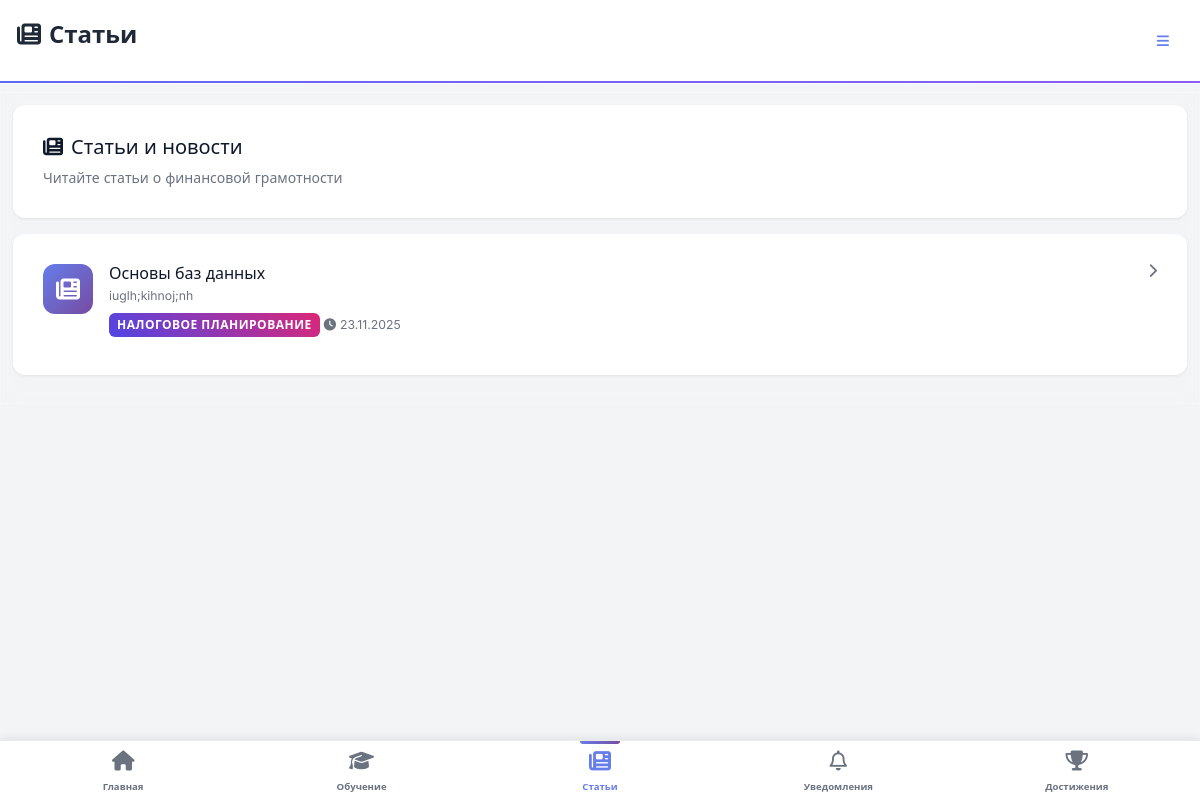
/articles/ (signed in), run on an earlier commit of the app's database.
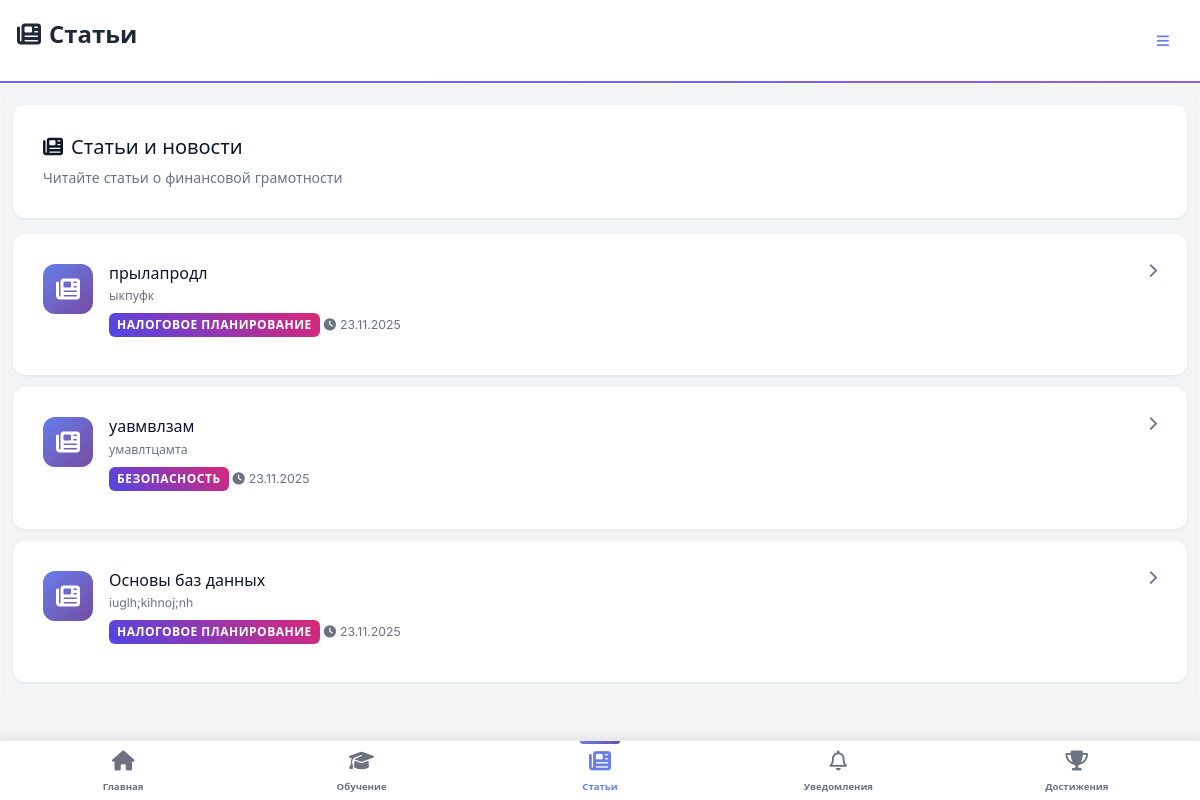
And on a later commit of the database.
### game/models.py (models this page shows, shortened)
class Article(models.Model):
    title = models.CharField(max_length=200)
    content = models.TextField()
    topic = models.ForeignKey(Topic, on_delete=models.CASCADE)
    created_at = models.DateTimeField(auto_now_add=True)

class Topic(models.Model):
    MAIN_CATEGORIES = [
        ('basics', 'Основы финансов'),
        ('security', 'Безопасность'),
        ('investments', 'Инвестиции'),
        ('planning', 'Планирование'),
    ]
    name = models.CharField(max_length=100, unique=True)
    description = models.TextField(blank=True)
    icon = models.CharField(max_length=50, default="fa-graduation-cap")  # для иконок (Font Awesome)
    main_category = models.CharField(max_length=20, choices=MAIN_CATEGORIES, default='basics')
    order_in_category = models.PositiveIntegerField(default=1)
    is_active = models.BooleanField(default=True)
    is_subcategory = models.BooleanField(default=False)
    parent_category = models.ForeignKey('self', on_delete=models.CASCADE, null=True, blank=True)
    class Meta:
        ordering = ['main_category', 'order_in_category']

### game/views.py (the view)
# urls.py: path('articles/', views.media, name='articles'),                   # /articles/
@login_required
def media(request):
    try:
        articles = Article.objects.select_related('topic').order_by('-created_at')
    except Exception as e:
        articles = []
    return render(request, 'game/media.html', {'articles': articles})

### accounts/models.py (called while the page is built)
    def get_avatar_display(self):
        if self.avatar:
            return self.avatar.url
        elif self.default_avatar:
            return f"/static/avatars/default/{self.default_avatar}.svg"
        else:
            return None

### game/context_processors.py (called while the page is built)
def notifications_context(request):
    try:
        if request.user.is_authenticated:
            return {
                'unread_notifications_count': Notification.objects.filter(
                    user=request.user,
                    is_read=False
                ).count()
            }
    except Exception:
        pass
    return {'unread_notifications_count': 0}

def mobile_view_context(request):
    user_agent = request.META.get('HTTP_USER_AGENT', '').lower()
    mobile_keywords = [
        'mobile', 'android', 'iphone', 'ipod', 'ipad',
        'blackberry', 'windows phone', 'webos', 'opera mini',
        'iemobile', 'mobile safari'
    ]
    is_mobile = any(keyword in user_agent for keyword in mobile_keywords)
    if 'force_mobile_view' in request.session:
        is_mobile = request.session['force_mobile_view']
    return {
        'mobile_view': is_mobile
    }

def achievements_context(request):
    if request.user.is_authenticated:
        user_achievements = UserAchievement.objects.filter(
            user=request.user
        ).select_related('achievement').order_by('-earned_at')[:10]
        achievements_list = []
        for ua in user_achievements:
            achievements_list.append({
                'achievement': ua.achievement,
                'earned_at': ua.earned_at
            })
        return {
            'mobile_achievements': achievements_list,
            'mobile_achievements_count': UserAchievement.objects.filter(user=request.user).count()
        }
    return {
        'mobile_achievements': [],
        'mobile_achievements_count': 0
    }

### templates/game/media.html (shortened to what this page needs)
{% extends 'base.html' %}
{% block page_title %}<i class="fa-solid fa-newspaper me-2"></i>Статьи{% endblock %}
{% block content %}
<div class="articles-header mb-4 fade-in">
  <div class="card">
    <div class="card-body">
      <h5 class="mb-2"><i class="fa-solid fa-newspaper me-2"></i>Статьи и новости</h5>
      <p class="text-muted small mb-0">Читайте статьи о финансовой грамотности</p>
    </div>
  </div>
</div>
{% if articles %}
<div class="articles-list mb-4">
  {% for article in articles %}
    <a href="{% url 'article_detail' article.id %}" class="card mb-3 article-card-link haptic-light slide-in-up" style="text-decoration: none; color: inherit;">
      <div class="card-body">
        <div class="d-flex align-items-start mb-2">
          <div class="article-icon-wrapper me-3">
            <i class="fa-solid fa-newspaper"></i>
          </div>
          <div class="flex-grow-1">
            <div class="d-flex justify-content-between align-items-start mb-1">
              <h6 class="mb-0">{{ article.title }}</h6>
              <i class="fa-solid fa-chevron-right ms-2 text-muted" style="font-size: 0.9rem;"></i>
            </div>
            <small class="text-muted d-block mb-2">{{ article.content|striptags|truncatewords:15 }}</small>
            <div class="d-flex flex-wrap gap-1 align-items-center">
              <span class="badge bg-primary">{{ article.topic.name }}</span>
              <small class="text-muted">
                <i class="fa-solid fa-clock me-1"></i>{{ article.created_at|date:"d.m.Y" }}
              </small>
            </div>
          </div>
        </div>
      </div>
    </a>
  {% endfor %}
</div>
{% endif %}
{% endblock %}

### templates/base.html (shortened to what this page needs)
<!DOCTYPE html>
<html lang="ru">
<head>
  {% load static %}
  <link href="{% static 'css/bootstrap.min.css' %}" rel="stylesheet">
  <link href="{% static 'css/inter-fonts.css' %}" rel="stylesheet">
  <link href="{% static 'css/fontawesome.min.css' %}" rel="stylesheet">
  <link href="{% static 'css/finquest.css' %}" rel="stylesheet">
  <link href="{% static 'css/finquest_tutorial_addon.css' %}" rel="stylesheet">
  {% if mobile_view %}
  <link href="{% static 'css/mobile.css' %}" rel="stylesheet">
  <link href="{% static 'css/mobile-app.css' %}" rel="stylesheet">
  <link href="{% static 'css/mobile-fixes.css' %}" rel="stylesheet">
  {% endif %}
</head>
<body{% if mobile_view %} class="mobile-view"{% endif %}>
  <nav class="navbar navbar-expand-lg gaming-navbar">
    <div class="container">
      {% if mobile_view %}
        <h1 class="mobile-page-title">{% block page_title %}FinQuest{% endblock %}</h1>
        {% if user.is_authenticated %}
          <button class="btn btn-sm btn-outline-light mobile-menu-toggle" onclick="toggleMobileMenu()" type="button">
            <i class="fa-solid fa-bars"></i>
          </button>
        {% else %}
          <div class="d-flex align-items-center gap-2">
            <a href="{% url 'login' %}" class="btn btn-sm btn-primary" id="loginBtn">Войти</a>
            <a href="{% url 'register' %}" class="btn btn-sm btn-register" id="registerBtn">Регистрация</a>
          </div>
        {% endif %}
      {% endif %}
    </div>
  </nav>
  <div class="container mt-3">
    {% block content %}{% endblock %}
  </div>
  {% if mobile_view %}
    {% include 'includes/bottom_nav.html' %}
  {% endif %}
  <div id="confetti-container"></div>
</body>
</html>

### templates/includes/bottom_nav.html (shortened to what this page needs)
{% if user.is_authenticated %}
<nav class="bottom-nav">
  <div class="bottom-nav-container">
    <a href="{% url 'dashboard' %}" class="bottom-nav-item haptic-light" data-page="dashboard">
      <div class="bottom-nav-icon">
        <i class="fa-solid fa-home"></i>
      </div>
      <span class="bottom-nav-label">Главная</span>
    </a>
    <a href="{% url 'categories' %}" class="bottom-nav-item haptic-light" data-page="categories">
      <div class="bottom-nav-icon">
        <i class="fa-solid fa-graduation-cap"></i>
      </div>
      <span class="bottom-nav-label">Обучение</span>
    </a>
    <a href="{% url 'articles' %}" class="bottom-nav-item haptic-light" data-page="articles" title="Статьи">
      <div class="bottom-nav-icon">
        <i class="fa-solid fa-newspaper"></i>
      </div>
      <span class="bottom-nav-label">Статьи</span>
    </a>
    <a href="{% url 'notifications_list' %}" class="bottom-nav-item haptic-light" data-page="notifications">
      <div class="bottom-nav-icon">
        <i class="fa-regular fa-bell"></i>
      </div>
      <span class="bottom-nav-label">Уведомления</span>
    </a>
    <a href="{% url 'mobile_achievements' %}" class="bottom-nav-item haptic-light" data-page="mobile-achievements">
      <div class="bottom-nav-icon">
        <i class="fa-solid fa-trophy"></i>
      </div>
      <span class="bottom-nav-label">Достижения</span>
    </a>
  </div>
</nav>
{% endif %}

### static/css/mobile-app.css (style rules this page uses)
.bottom-nav { position: fixed; bottom: 0; left: 0; right: 0; background: rgba(255, 255, 255, 0.98); backdrop-filter: blur(10px); border-top: 1px solid rgba(0, 0, 0, 0.08); box-shadow: 0 -2px 10px rgba(0, 0, 0, 0.08); z-index: 1030; display: none; padding: 0; height: 60px; -webkit-tap-highlight-color: transparent; }
body.mobile-view .bottom-nav { display: flex; }
.bottom-nav-container { display: flex; justify-content: space-around; align-items: center; width: 100%; height: 100%; max-width: 100%; margin: 0; padding: 0 4px; }
.bottom-nav-item { flex: 1; display: flex; flex-direction: column; align-items: center; justify-content: center; text-decoration: none; color: #6b7280; transition: all 0.2s ease; padding: 6px 2px; border-radius: 12px; position: relative; -webkit-tap-highlight-color: transparent; user-select: none; height: 100%; max-width: 20%; }
.bottom-nav-item.active { color: #667eea; }
.bottom-nav-item.active::before { content: ''; position: absolute; top: 0; left: 50%; transform: translateX(-50%); width: 40px; height: 3px; background: linear-gradient(90deg, #667eea, #764ba2); border-radius: 0 0 3px 3px; animation: slideDown 0.3s ease; }
.bottom-nav-icon { font-size: 1.25rem; margin-bottom: 2px; transition: all 0.2s ease; position: relative; color: #6b7280 !important; }
.bottom-nav-icon i { color: #6b7280 !important; }
.bottom-nav-item.active .bottom-nav-icon { transform: scale(1.1); color: #667eea !important; }
.bottom-nav-item.active .bottom-nav-icon i { color: #667eea !important; }
.bottom-nav-label { font-size: 0.6rem; font-weight: 600; margin-top: 2px; white-space: nowrap; transition: all 0.2s ease; color: #6b7280 !important; }
.bottom-nav-item.active .bottom-nav-label { color: #667eea !important; font-weight: 700; }
body.mobile-view * { -webkit-font-smoothing: antialiased; -moz-osx-font-smoothing: grayscale; }
body.mobile-view { scroll-behavior: smooth; -webkit-overflow-scrolling: touch; }
.fade-in { animation: fadeIn 0.3s ease; }
.bottom-nav, .app-header, .fab { will-change: transform; transform: translateZ(0); -webkit-transform: translateZ(0); }

### templates/base.html (style rules this page uses)
body { padding-bottom: 0; }
#confetti-container { position: fixed; top: 0; left: 0; width: 100%; height: 100%; pointer-events: none; z-index: 9999; }
body.mobile-view .mobile-menu-toggle { flex-shrink: 0; margin-left: auto; }
body.mobile-view .navbar .container { display: flex; align-items: center; gap: 0.5rem; }

### templates/game/media.html (style rules this page uses)
.articles-header .card { background: white; border: 1px solid rgba(0, 0, 0, 0.08); box-shadow: 0 1px 3px rgba(0, 0, 0, 0.08); }
.articles-list .card { background: white; border: 1px solid rgba(0, 0, 0, 0.08); box-shadow: 0 2px 8px rgba(0, 0, 0, 0.08); transition: transform 0.2s ease, box-shadow 0.2s ease; }
.article-icon-wrapper { width: 50px; height: 50px; border-radius: 12px; display: flex; align-items: center; justify-content: center; font-size: 1.5rem; background: linear-gradient(135deg, #667eea, #764ba2); color: white; flex-shrink: 0; }
.fade-in { animation: fadeIn 0.3s ease; }
.slide-in-up { animation: slideInUp 0.3s ease; }

What changed in the data, as far as the page shows it:
added Article: title "прылапродл", content "ыкпуфк", topic.name "НАЛОГОВОЕ ПЛАНИРОВАНИЕ", created_at "23.11.2025"
added Article: title "уавмвлзам", content "умавлтцамта", topic.name "БЕЗОПАСНОСТЬ", created_at "23.11.2025"
